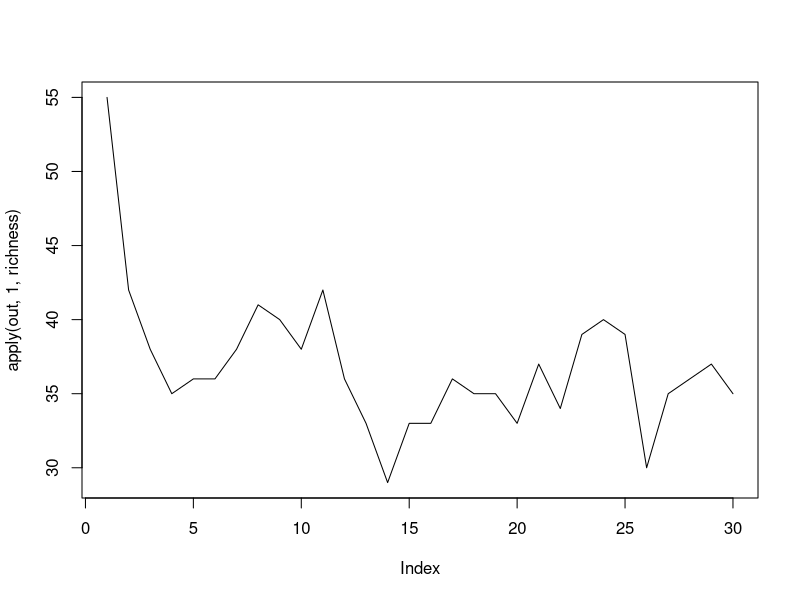

Write the R code that produced this figure.
generatePool = function(J) c(1:J)

generateIsland = function(K, pool) sample(pool, K, replace=TRUE)

timeStep = function(island, pool, m, n)
{
   K = length(island)
   island = island[rbinom(K, 1, m) == FALSE]
   new_ind = K-length(island)
   new_sp = replicate(new_ind, ifelse(runif(1) < n, sample(island, 1), sample(pool, 1)))
   return(as.numeric(c(island, new_sp)))
}

richness = function(island) length(unique(island))

simulation = function(K, J, m, n, steps)
{
  Po = generatePool(J)
  Sp = matrix(0, ncol=K, nrow=steps)
  Sp[1, ] = generateIsland(K, Po)
  for(i in c(2:steps)) Sp[i,] = timeStep(Sp[(i-1),], Po, m, n)
  return(Sp)
}

out = simulation(80, 100, 0.4, 0.6, 30)
plot(apply(out, 1, richness), type='l')
